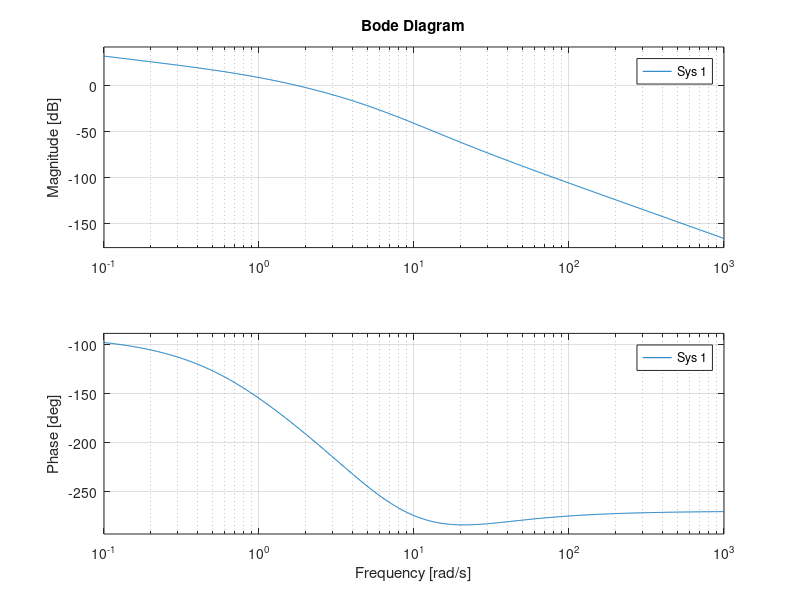

Recreate this plot in MATLAB. (Note: this script raises an error after producing the figure.)
clear all
close all
s = tf('s')

F1 = 5/s
F2 = (s+20)/((s+1)*(s+5)^2)

Kr = 1
d1 = 0.5
%d2 = 0.1t

Kf1 = dcgain(s*F1)
Kf2 = dcgain(F2)

%Kr/Kg < 0.05
%Kr/(Kc * Kf1 * Kf2 * 1/Kr) < 0.05

Kc1 = Kr^2 / (0.05*Kf1*Kf2)

%secondo errore non si considera
%terzo errore

%coeff_rampa/(Kc*Kf1*Kf2*1/Kr) < 0.01

Kc2 = 0.1/(0.01*Kf1*Kf2)

Kc = Kc1

bode(F1*F2) %segno positivo

%tempo di salita pari a un secondo con errore che va da 0.8 a 1.2
ts = 1
wb = 3/1
wcd = wb * 0.63

%picco di risonanza non superiore a 2.5
Mf = 60-5*2.5
%margine di fase da nicols circa 42 gradi

Ga1 = Kc * F1 * F2 * 1/Kr
bode(Ga1)

%recuperiamo dai 60 ai 65 gradi

%rete anticipatrice,due reti da 4 centrae in 1
md = 4
xd = 1
taud = xd/wcd
Rd = (s*taud+1)/(s*taud/md +1)
Ga2 = Ga1 * Rd^2
[m,f] = bode(Ga2,wcd)

%rete attenuatrice
mi = 8.1
bode((1+s/mi)/(1+s))
xi = 120
taui = xi/wcd
Ri = (s*taui/mi+1)/(s*taui+1)
Ga3 = Ga2* Ri
figure,margin(Ga3)

C = Kc * Rd^2 * Ri
W = feedback(C*F1*F2,1/Kr)

figure,step(W)
figure,bode(W)

%specifiche dinamiche soddisfatte

%valutazione parametri
figure,bode(W)
%wb = 3.72
figure,step(W)
s_hat = 0.22
%il valore massimo del comando applicato al controllore quando r(t)=1 in
%assenza didisturbi
Wu = C * feedback(1,Ga3);
figure,step(Wu,0.2)
%in questo caso

%discretizzazione
wb = 3.72
ts = 2*pi/(20*wb)
ts = 0.02
Gazoh=Ga3/(1+s*ts/2)

margin(Gazoh)
Cz1 = c2d(C,ts,'tustin') %tempo salita 0.89 sovraelong 1.235
Cz2 = c2d(C,ts,'zoh') %tempo salita 0.822 sovraelong 1.24
Cz3 = c2d(C,ts,'match') %tempo salita 0.89 sovraelong 1.235